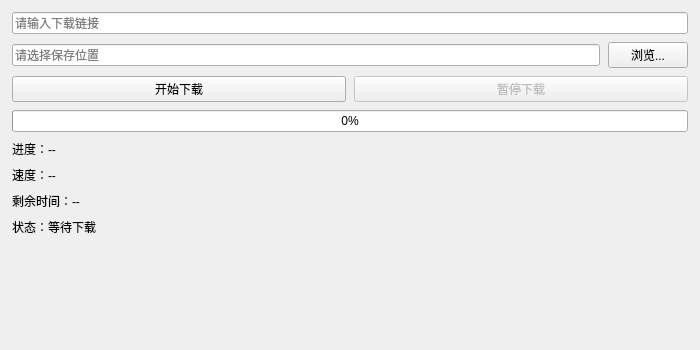
<?xml version="1.0" encoding="UTF-8"?>
<ui version="4.0">
 <class>MainWindow</class>
 <widget class="QMainWindow" name="MainWindow">
  <property name="geometry">
   <rect>
    <x>0</x>
    <y>0</y>
    <width>700</width>
    <height>350</height>
   </rect>
  </property>
  <property name="windowTitle">
   <string>Resumable Downloader</string>
  </property>
  <widget class="QWidget" name="centralwidget">
   <layout class="QVBoxLayout" name="verticalLayout">
    <property name="spacing">
     <number>8</number>
    </property>
    <property name="leftMargin">
     <number>12</number>
    </property>
    <property name="topMargin">
     <number>12</number>
    </property>
    <property name="rightMargin">
     <number>12</number>
    </property>
    <property name="bottomMargin">
     <number>12</number>
    </property>
    <item>
     <widget class="QLineEdit" name="urlLineEdit">
      <property name="text">
       <string/>
      </property>
      <property name="placeholderText">
       <string>请输入下载链接</string>
      </property>
     </widget>
    </item>
    <item>
     <layout class="QHBoxLayout" name="horizontalLayout">
      <item>
       <widget class="QLineEdit" name="pathLineEdit">
        <property name="placeholderText">
         <string>请选择保存位置</string>
        </property>
       </widget>
      </item>
      <item>
       <widget class="QPushButton" name="browseButton">
        <property name="text">
         <string>浏览...</string>
        </property>
       </widget>
      </item>
     </layout>
    </item>
    <item>
     <layout class="QHBoxLayout" name="horizontalLayout_2">
      <item>
       <widget class="QPushButton" name="downloadButton">
        <property name="text">
         <string>开始下载</string>
        </property>
       </widget>
      </item>
      <item>
       <widget class="QPushButton" name="pauseButton">
        <property name="enabled">
         <bool>false</bool>
        </property>
        <property name="text">
         <string>暂停下载</string>
        </property>
       </widget>
      </item>
     </layout>
    </item>
    <item>
     <widget class="QProgressBar" name="progressBar">
      <property name="toolTip">
       <string>&lt;html&gt;&lt;head/&gt;&lt;body&gt;&lt;p&gt;&lt;br/&gt;&lt;/p&gt;&lt;/body&gt;&lt;/html&gt;</string>
      </property>
      <property name="value">
       <number>0</number>
      </property>
     </widget>
    </item>
    <item>
     <widget class="QLabel" name="progressInfoLabel">
      <property name="text">
       <string>进度：--</string>
      </property>
     </widget>
    </item>
    <item>
     <widget class="QLabel" name="speedLabel">
      <property name="text">
       <string>速度：--</string>
      </property>
     </widget>
    </item>
    <item>
     <widget class="QLabel" name="remainingTimeLabel">
      <property name="text">
       <string>剩余时间：--</string>
      </property>
     </widget>
    </item>
    <item>
     <widget class="QLabel" name="statusLabel">
      <property name="text">
       <string>状态：等待下载</string>
      </property>
     </widget>
    </item>
    <item>
     <spacer name="verticalSpacer">
      <property name="orientation">
       <enum>Qt::Orientation::Vertical</enum>
      </property>
      <property name="sizeHint" stdset="0">
       <size>
        <width>20</width>
        <height>40</height>
       </size>
      </property>
     </spacer>
    </item>
   </layout>
  </widget>
 </widget>
 <resources/>
 <connections/>
</ui>
